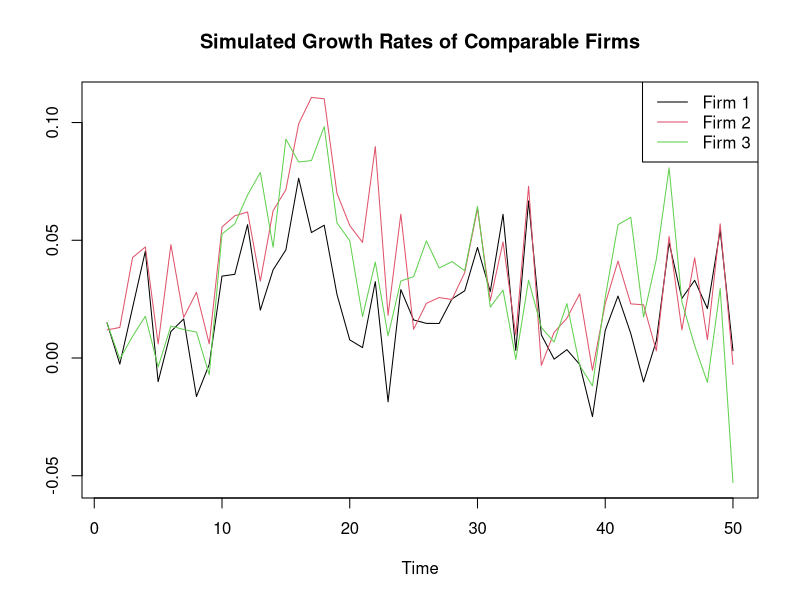

This figure's R source:

# Set parameters
T <- 50  # number of time periods
K <- 3    # number of firms (variables)
p <- 2    # lag order

# set.seed(123) # for reproducibility

#---------------------------------------------------------
# Step 1: Construct stable VAR coefficients
# Each A_i is K x K. We choose small coefficients to ensure stability.
# Construct A_i matrices with domain structure:
# - Diagonal elements: moderate positive persistence (e.g. around 0.2)
# - Off-diagonal elements: smaller positive values (e.g. around 0.05) to represent some cross-influence
# After constructing, we will verify stability and scale if needed.

A_list <- vector("list", p)
for (i in 1:p) {
  A_raw <- matrix(0, nrow=K, ncol=K)
  
  # Diagonal: persistence
  diag(A_raw) <- runif(K, min=0.2, max=0.4)  # Own-lag coefficients in [0.1,0.3]
  
  # Off-diagonal: cross-effects
  # Small random positive values to indicate that if one firm grows, it slightly helps others in the future.
  for (r in 1:K) {
    for (col in 1:K) {
      if (r != col) {
        A_raw[r, col] <- rnorm(1, mean=0.02, sd=0.01) # Slight positive influence
      }
    }
  }
  
  # Check eigenvalues for stability: If max eigenvalue >= 1, scale down
  eigenvals <- eigen(A_raw)$values
  if (max(Mod(eigenvals)) >= 1) {
    scale_factor <- 1.1 * max(Mod(eigenvals))
    A_raw <- A_raw / scale_factor
  }
  
  A_list[[i]] <- A_raw
}

#---------------------------------------------------------
# Step 2: Set a drift (constant term)
# Assume all firms have a slightly positive average growth rate, say around 1% per period.
c <- rep(0.01, K)  # all firms grow ~1% on average

#---------------------------------------------------------
# Step 3: Generate correlated disturbance terms
# Firms are in the same sector, so their shocks are positively correlated.
Rho <- matrix(c(1,   0.7, 0.6,
                0.7, 1,   0.65,
                0.6, 0.65,1   ), nrow=K)
# Set standard deviations: assume the leading firm has slightly lower volatility
sd_vec <- c(0.02, 0.025, 0.025)
Sigma <- diag(sd_vec) %*% Rho %*% diag(sd_vec)

# We must generate normal random vectors with covariance Sigma.
# Without external libraries, we can use a Cholesky decomposition:
cholSigma <- chol(Sigma)
Z <- matrix(rnorm(T*K), T, K)
eps <- Z %*% cholSigma  # eps now has covariance Sigma

#---------------------------------------------------------
# Step 4: Simulate the VAR(p) process
Y <- matrix(0, nrow=T, ncol=K)

# Initialize first p observations:
# Start them around the drift, perhaps with small random deviations
for (i in 1:p) {
  Y[i,] <- c + rnorm(K, mean=0, sd=0.01)
}

# Generate the series
for (t in (p+1):T) {
  # Compute the VAR component
  Y_t <- c
  for (lag in 1:p) {
    Y_t <- Y_t + A_list[[lag]] %*% Y[t-lag,]
  }
  # Add the shock
  Y[t,] <- Y_t + eps[t,]
}

#---------------------------------------------------------
# Step 5: Inspect the simulated results
# Each column is a firm. They should exhibit similar growth patterns and co-movements.
ts.plot(Y, col=1:K, main="Simulated Growth Rates of Comparable Firms")
legend("topright", legend=paste("Firm", 1:K), col=1:K, lty=1)

# The time series Y now represent growth rates for three comparable firms.
# They share similar drift, are correlated, and follow a stable VAR(p) process.












